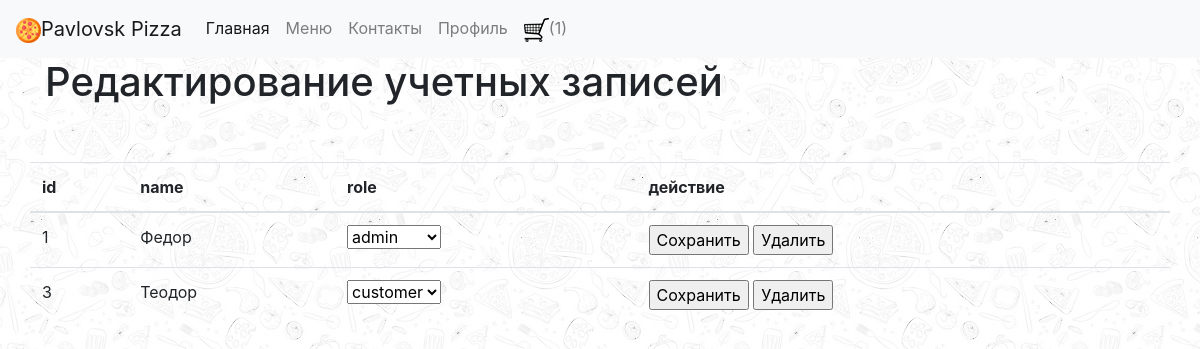
Screenshot of /users (signed in) with the database file from the repository.
### app.py (models this page shows)
    class User(UserMixin, db.Model):
        id = sqlalchemy.Column(sqlalchemy.Integer, primary_key=True, autoincrement=True)
        name = sqlalchemy.Column(sqlalchemy.String, nullable=True)
        role = sqlalchemy.Column(sqlalchemy.String, default='customer')
        email = sqlalchemy.Column(sqlalchemy.String)
        hashed_password = sqlalchemy.Column(sqlalchemy.String, nullable=True)

### app.py (the view, shortened to what this page needs)
    @app.route('/users', methods=['GET', 'POST'])
    @login_required
    def users():
        if current_user.role == 'admin' or current_user.role == 'manager':
            all_users = User.query.all()
            return render_template("users.html", data=all_users, roles=roles, title='Пользователи · Pizza Online')
        else:
            return render_template('error.html', error='Ошибка доступа')

### app.py (called while the page is built)
    @login_manager.user_loader
    def load_user(user_id):
        return User.query.get(int(user_id))

    @app.context_processor
    def inject_user():
        return dict(basket_count=basket_count)

### templates/users.html (shortened to what this page needs)
{% extends 'base.html' %}
{% block content %}
    <h1>Редактирование учетных записей</h1>
    <br>
    <div class="row row-cols-1 row-cols-md-1 mb-1 text-left">
        <br>
        <table class="table">
            <thead>
            <th>id</th> <th>name</th><th>role</th> <th>действие</th>
            </thead>
            <tbody>
                {% for el in data %}
                    <div>
                        <samp>
                            <form action="/users" method="post">
                            <tr><td>{{el.id}} </td><td>{{el.name}}</td><td><select name="select_role">{% for role in roles%}<option value="{{ role }}" {% if el.role==role %} selected="selected"{% endif %}>{{ role }} </option>{% endfor %}</select></td><td><input type="submit"  name="save" value="Сохранить"> <input type="submit"  name="del" value="Удалить"><input type="text" name="id" id="id" value="{{el.id}}" size="5" hidden="hidden"></td></tr>
                            </form>
                        </samp>
                    </div>
                {% endfor %}
            </tbody>
        </table>
    </div>
{% endblock %}

### templates/base.html (style rules this page uses)
body { background: #c7b39b url(static/img/bg.jpg) }

### rows the page displays
User: id "1", name "Федор", select_role "admin"
User: id "3", name "Теодор", select_role "customer"

### other values shown
{{ basket_count }} "1"
